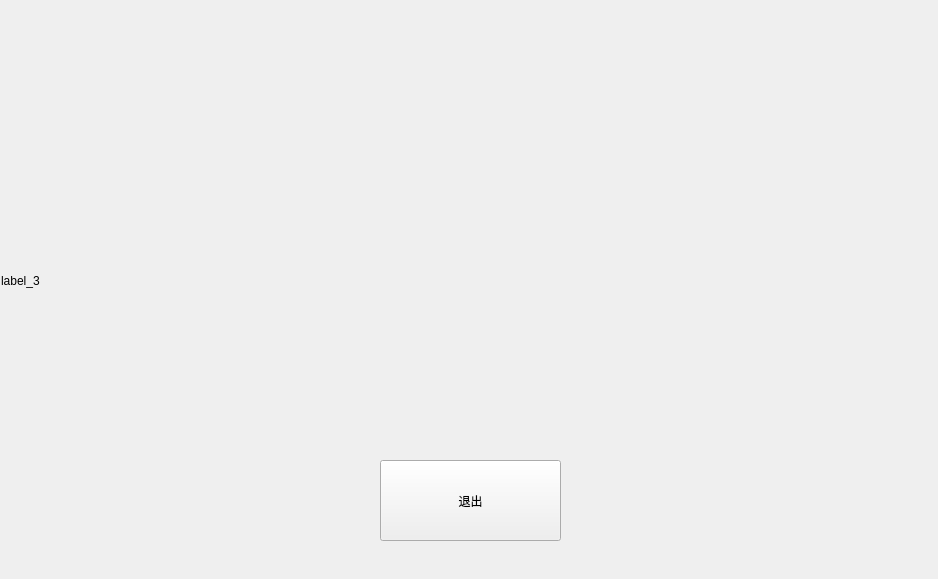
<?xml version="1.0" encoding="UTF-8"?>
<ui version="4.0">
 <class>MainWindow</class>
 <widget class="QMainWindow" name="MainWindow">
  <property name="geometry">
   <rect>
    <x>0</x>
    <y>0</y>
    <width>938</width>
    <height>579</height>
   </rect>
  </property>
  <property name="minimumSize">
   <size>
    <width>938</width>
    <height>579</height>
   </size>
  </property>
  <property name="maximumSize">
   <size>
    <width>938</width>
    <height>579</height>
   </size>
  </property>
  <property name="windowTitle">
   <string>欢迎界面</string>
  </property>
  <widget class="QWidget" name="centralwidget">
   <widget class="QLabel" name="label_3">
    <property name="geometry">
     <rect>
      <x>1</x>
      <y>1</y>
      <width>938</width>
      <height>559</height>
     </rect>
    </property>
    <property name="text">
     <string>label_3</string>
    </property>
   </widget>
   <widget class="QPushButton" name="pushButton">
    <property name="geometry">
     <rect>
      <x>380</x>
      <y>460</y>
      <width>181</width>
      <height>81</height>
     </rect>
    </property>
    <property name="text">
     <string>退出</string>
    </property>
   </widget>
  </widget>
 </widget>
 <resources/>
 <connections/>
</ui>
